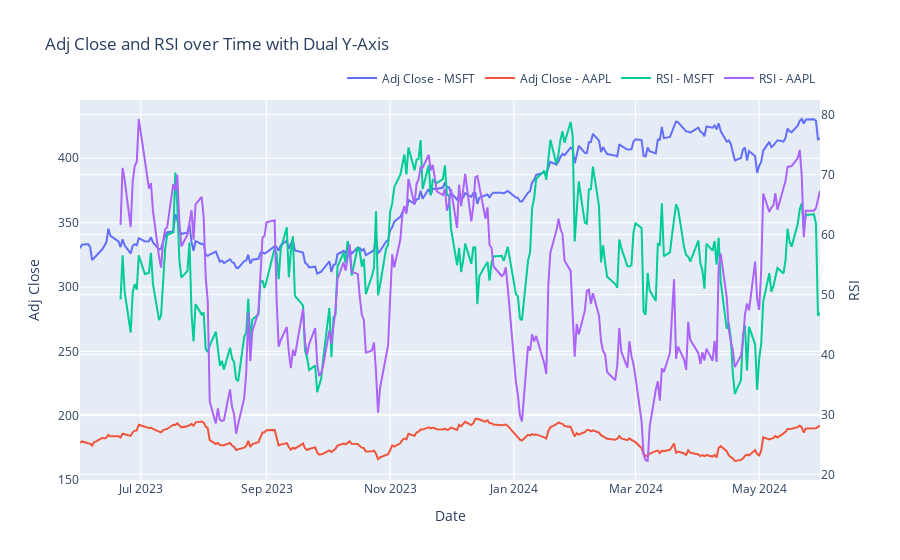

Notebook code for this chart:
### Code cell
fig = go.Figure()

# Add traces for 'Adj Close'
for category in df_historical['symbol'].unique():
    filtered_df = df_historical[df_historical['symbol'] == category]
    fig.add_trace(go.Scatter(
        x=filtered_df['Date'],
        y=filtered_df['Adj Close'],
        mode='lines',
        name=f'Adj Close - {category}',
        yaxis='y1'
    ))

# Add traces for 'RSI'
for category in df_historical['symbol'].unique():
    filtered_df = df_historical[df_historical['symbol'] == category]
    fig.add_trace(go.Scatter(
        x=filtered_df['Date'],
        y=filtered_df['RSI'],
        mode='lines',
        name=f'RSI - {category}',
        yaxis='y2'
    ))

# Update layout for dual y-axis
fig.update_layout(
    title='Adj Close and RSI over Time with Dual Y-Axis',
    xaxis=dict(title='Date'),
    yaxis=dict(title='Adj Close'),
    yaxis2=dict(title='RSI', overlaying='y', side='right'),
    legend=dict(orientation="h", yanchor="bottom", y=1.02, xanchor="right", x=1)
)

# Display the plot
fig.show()

### Figure 1 — Plotly figure (JSON) as saved in the notebook; plotly's stock layout.template omitted (floating-point values rounded to 4 significant figures; data arrays with more than 128 entries replaced by an {"elided": "..."} marker saying what was removed)
{"data": [{"mode": "lines", "name": "Adj Close - MSFT", "type": "scatter", "x": {"elided": "252 str values"}, "y": {"elided": "252 float values"}, "yaxis": "y"}, {"mode": "lines", "name": "Adj Close - AAPL", "type": "scatter", "x": {"elided": "252 str values"}, "y": {"elided": "252 float values"}, "yaxis": "y"}, {"mode": "lines", "name": "RSI - MSFT", "type": "scatter", "x": {"elided": "252 str values"}, "y": {"elided": "252 float values"}, "yaxis": "y2"}, {"mode": "lines", "name": "RSI - AAPL", "type": "scatter", "x": {"elided": "252 str values"}, "y": {"elided": "252 float values"}, "yaxis": "y2"}], "layout": {"legend": {"orientation": "h", "x": 1, "xanchor": "right", "y": 1.02, "yanchor": "bottom"}, "title": {"text": "Adj Close and RSI over Time with Dual Y-Axis"}, "xaxis": {"title": {"text": "Date"}}, "yaxis": {"title": {"text": "Adj Close"}}, "yaxis2": {"overlaying": "y", "side": "right", "title": {"text": "RSI"}}}}
